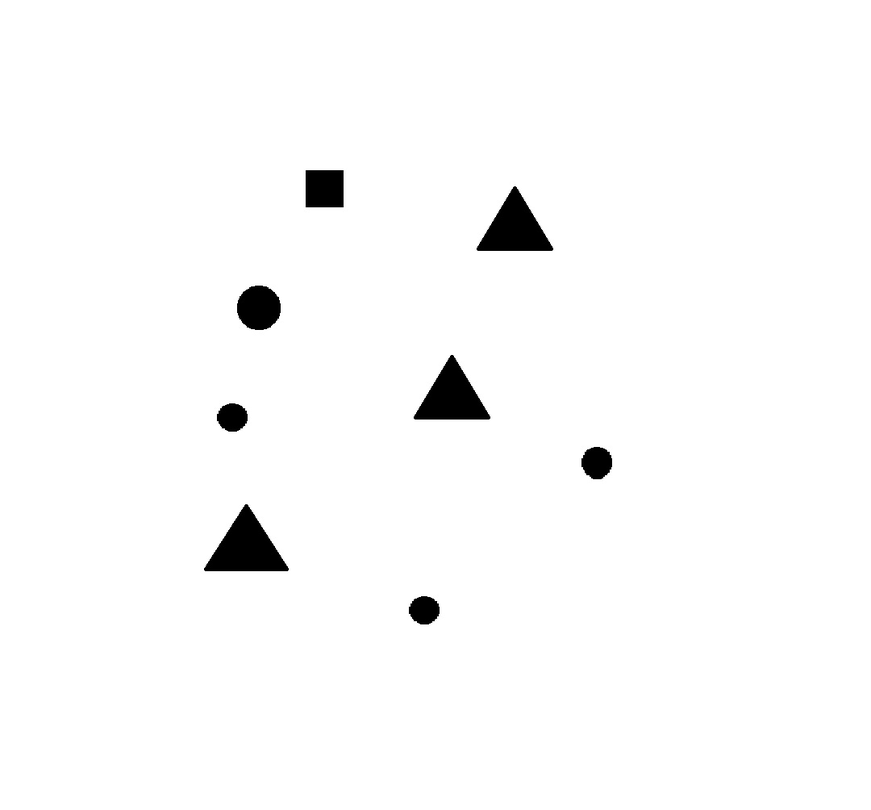
#> input picture Algorithm/ShapeFinder/Python-OpenCV-CounterNumber/test_file/test_1.png, 871 x 810 px, shrunk from 1080 x 1004 before the run, found by its file name
$ python shape_finder.py   (older library calls are emulated)
#> lines starting #> are read from the running program, lines starting #| are printed output that depends on the picture; after the words box and inside, x2 and y2 are one past the last pixel; in counts of white or black regions, pixels touching at a corner belong together
import numpy as np
import cv2

img = cv2.imread('test_1.png')
#> img is the input picture: shape (810, 871, 3); min 0, max 255, mean 250.2
gray = cv2.cvtColor(img, cv2.COLOR_BGR2GRAY)

ret,thresh = cv2.threshold(gray,127,255,1)
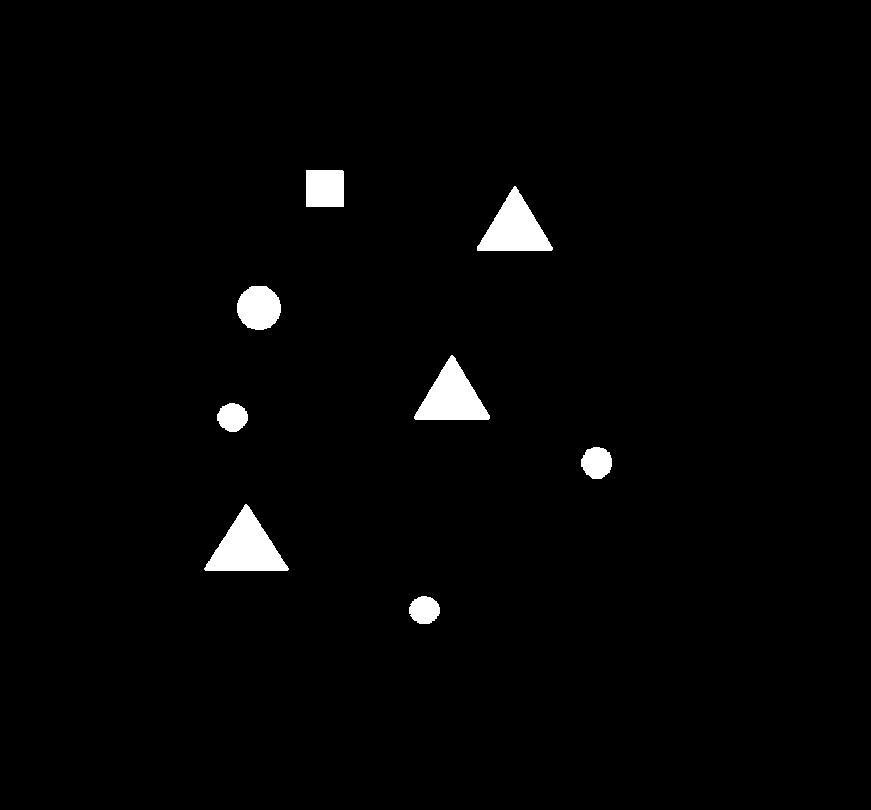
#> thresh: shape (810, 871); 1.9% white; 8 white regions
img2,contours,h = cv2.findContours(thresh,1,2)
#> contours = 8 contours; box (x1, y1, x2, y2) and area: (204, 504, 289, 571) 2889, (414, 355, 490, 420) 2570, (477, 186, 553, 251) 2542, (237, 286, 281, 330) 1468, (306, 170, 344, 207) 1332, (581, 447, 612, 479) 726, (217, 403, 248, 432) 634, (409, 596, 440, 624) 628; h = [[1, -1, -1, -1], [2, 0, -1, -1], [3, 1, -1, -1], [4, 2, -1, -1], [5, 3, -1, -1], [6, 4, -1, -1], [7, 5, -1, -1], [-1, 6, -1, -1]]
#contours,h = cv2.findContours(thresh,1,2)

for cnt in contours:
    approx = cv2.approxPolyDP(cnt,0.01*cv2.arcLength(cnt,True),True)
    print(len(approx))
    if len(approx)==5:
        print("pentagon")
        cv2.drawContours(img,[cnt],0,255,-1)
    elif len(approx)==3:
        print("triangle")
        cv2.drawContours(img,[cnt],0,(0,255,0),-1)
    elif len(approx)==4:
        print("square")
        cv2.drawContours(img,[cnt],0,(0,0,255),-1)
    elif len(approx) == 9:
        print("half-circle")
        cv2.drawContours(img,[cnt],0,(255,255,0),-1)
    elif len(approx) > 15:
        print("circle")
        cv2.drawContours(img,[cnt],0,(0,255,255),-1)
#> this loop made 8 passes
#> approx on passes 2, 5, 7, 8: [[204, 568], [288, 569], [246, 504]], [[414, 416], [415, 419], [489, 418], [452, 355]], [[552, 247], [514, 186], [477, 250], [551, 250]], [[306, 170], [306, 206], [343, 206], [342, 170]]
#| 16
#| circle
#| 3
#| triangle
#| 13
#| 13
#| 4
#| square
#| 11
#| 4
#> (further printed lines are left out)
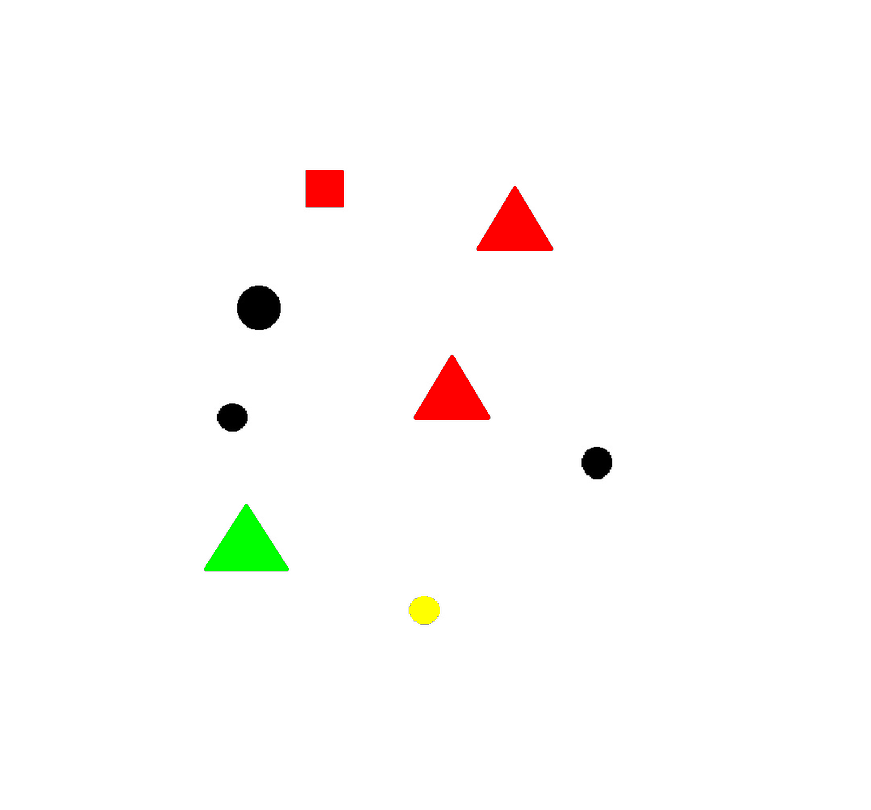
#> img: shape (810, 871, 3); 1.47% of pixels changed, all inside (x1, y1, x2, y2) = (204, 170, 553, 624)

cv2.imshow('img',img)
cv2.waitKey(0)
cv2.destroyAllWindows()

$ run again, with Algorithm/ShapeFinder/Python-OpenCV-CounterNumber/test_file/test_2.png copied over Algorithm/ShapeFinder/Python-OpenCV-CounterNumber/test_file/test_1.png
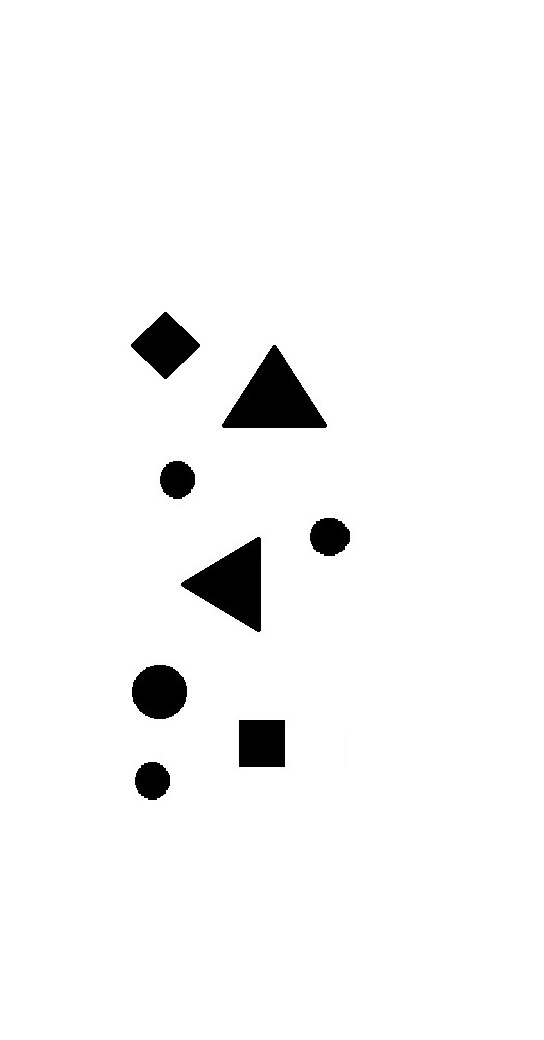
#> input picture Algorithm/ShapeFinder/Python-OpenCV-CounterNumber/test_file/test_2.png, 544 x 1040 px, found by its file name
#> img is the input picture: shape (1040, 544, 3); min 0, max 255, mean 246.5
#> `ret,thresh = cv2.threshold(gray,127,255,1)`:
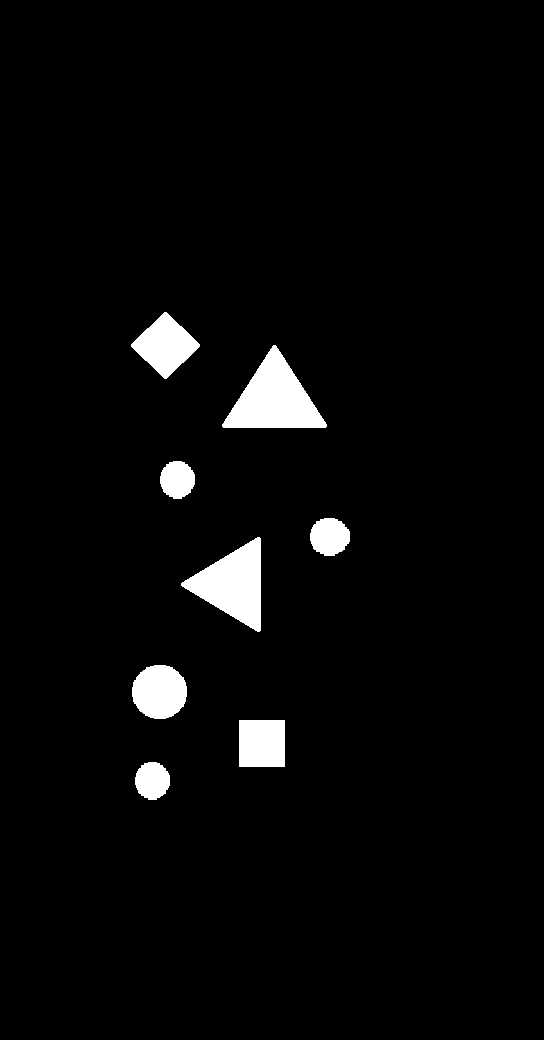
#> thresh: shape (1040, 544); 3.3% white; 8 white regions
#> contours = 8 contours; box (x1, y1, x2, y2) and area: (222, 345, 327, 428) 4494, (181, 537, 261, 632) 3929, (131, 312, 200, 379) 2376, (132, 665, 187, 719) 2273, (239, 720, 285, 767) 2070, (310, 518, 350, 556) 1126, (135, 762, 170, 800) 978, (160, 461, 195, 499) 978; h = [[1, -1, -1, -1], [2, 0, -1, -1], [3, 1, -1, -1], [4, 2, -1, -1], [5, 3, -1, -1], [6, 4, -1, -1], [7, 5, -1, -1], [-1, 6, -1, -1]]
#> the loop `for cnt in contours:` made 8 passes
#> approx on passes 2, 4, 7, 8: [[239, 720], [239, 766], [284, 766], [284, 720]], [[257, 537], [181, 585], [259, 631], [260, 538]], [[222, 424], [326, 426], [275, 345]], [[164, 312], [131, 346], [166, 378], [199, 344]]
#> (printed output is left out)
#> after the loop `for cnt in contours:`:
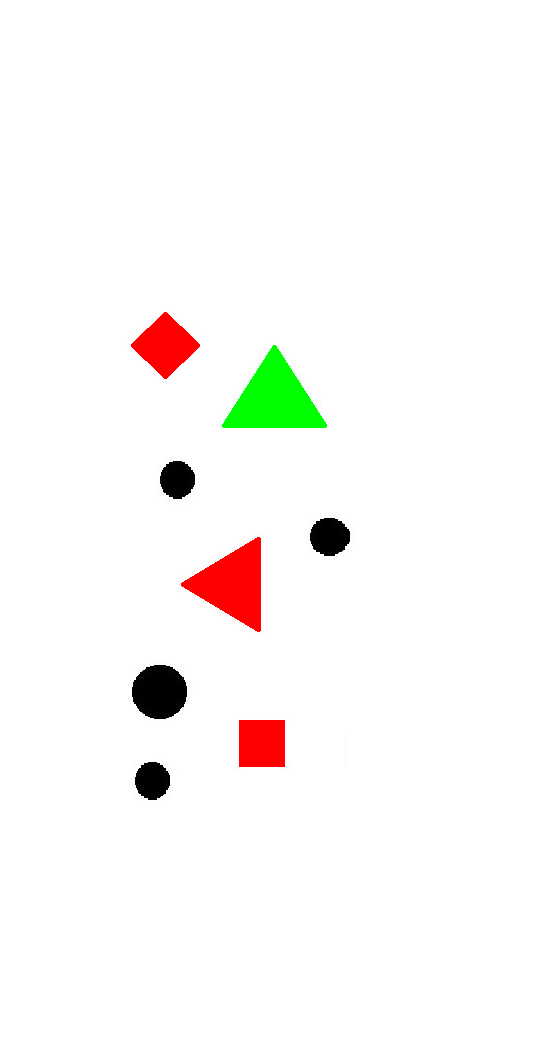
#> img: shape (1040, 544, 3); 2.35% of pixels changed, all inside (x1, y1, x2, y2) = (131, 312, 327, 767)

$ run again, with Algorithm/ShapeFinder/Python-OpenCV-CounterNumber/test_file/test_4.png copied over Algorithm/ShapeFinder/Python-OpenCV-CounterNumber/test_file/test_1.png
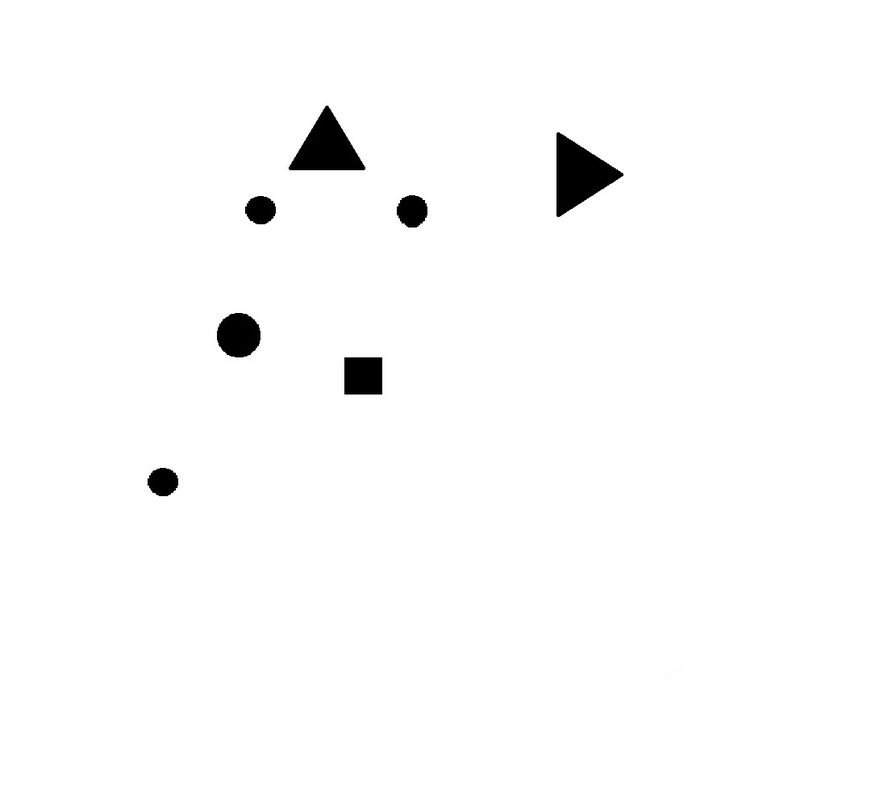
#> input picture Algorithm/ShapeFinder/Python-OpenCV-CounterNumber/test_file/test_4.png, 871 x 810 px, shrunk from 1080 x 1004 before the run, found by its file name
#> img is the input picture: shape (810, 871, 3); min 0, max 255, mean 251.1
#> `ret,thresh = cv2.threshold(gray,127,255,1)`:
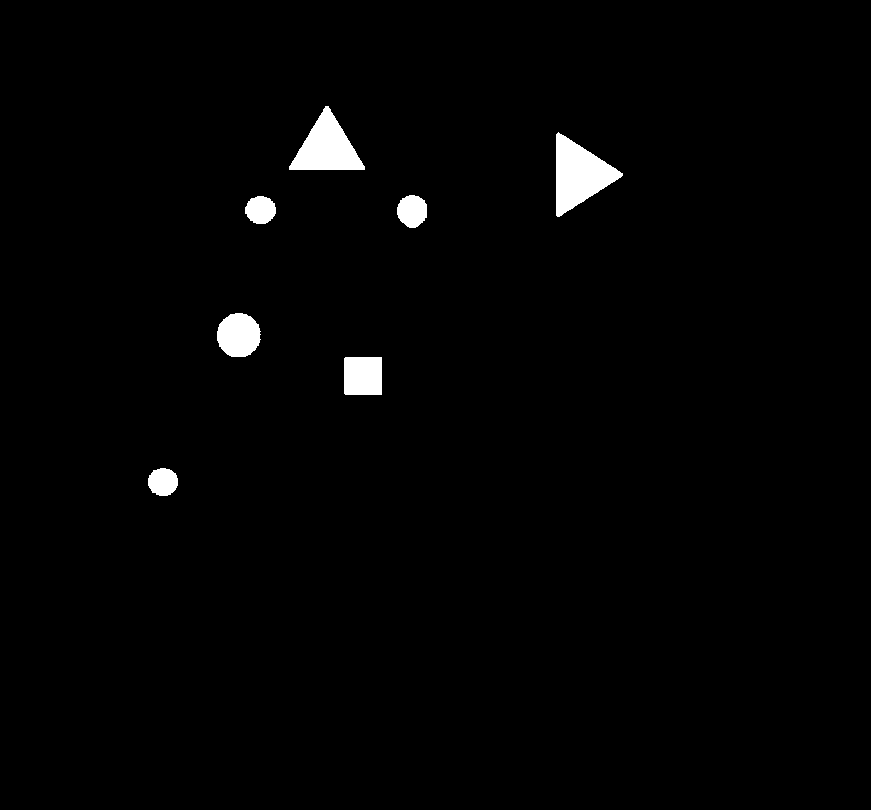
#> thresh: shape (810, 871); 1.5% white; 7 white regions
#> contours = 7 contours; box (x1, y1, x2, y2) and area: (556, 132, 623, 217) 2940, (289, 106, 365, 170) 2517, (217, 313, 261, 357) 1464, (344, 357, 382, 395) 1368, (397, 195, 427, 228) 726, (245, 196, 276, 224) 630, (148, 468, 178, 496) 623; h = [[1, -1, -1, -1], [2, 0, -1, -1], [3, 1, -1, -1], [4, 2, -1, -1], [5, 3, -1, -1], [6, 4, -1, -1], [-1, 5, -1, -1]]
#> the loop `for cnt in contours:` made 7 passes
#> approx on passes 2, 6, 7: [[345, 357], [344, 393], [381, 394], [381, 357]], [[558, 132], [557, 216], [622, 175]], [[289, 169], [364, 169], [328, 106], [323, 109]]
#> (printed output is left out)
#> after the loop `for cnt in contours:`:
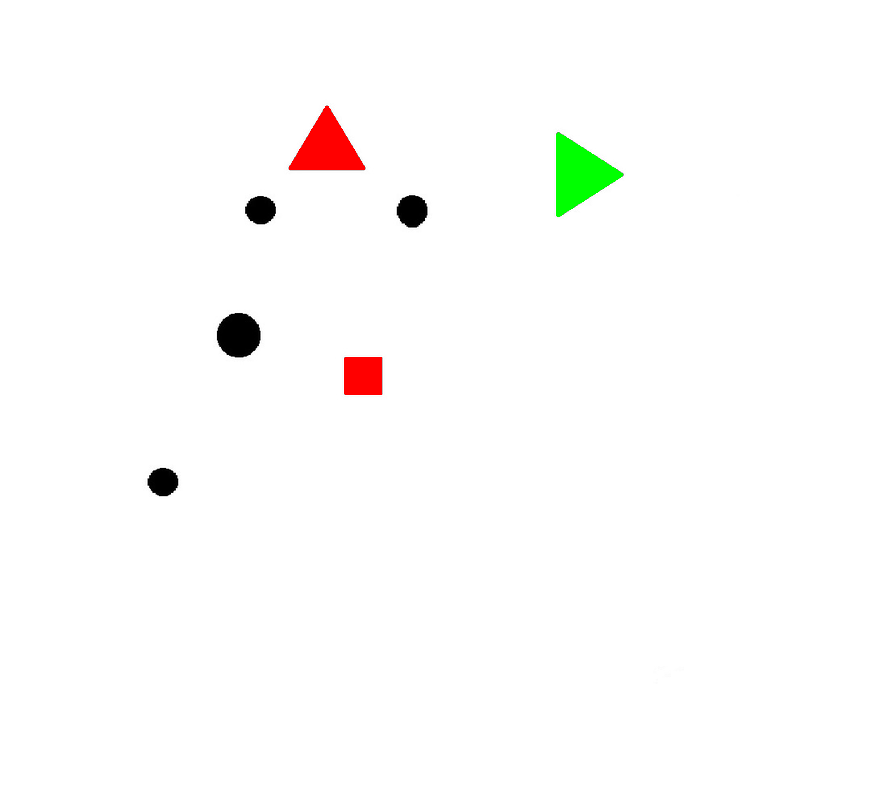
#> img: shape (810, 871, 3); 1.01% of pixels changed, all inside (x1, y1, x2, y2) = (289, 106, 623, 395)

$ run again, with Algorithm/ShapeFinder/Python-OpenCV-CounterNumber/test_file/test_5.png copied over Algorithm/ShapeFinder/Python-OpenCV-CounterNumber/test_file/test_1.png
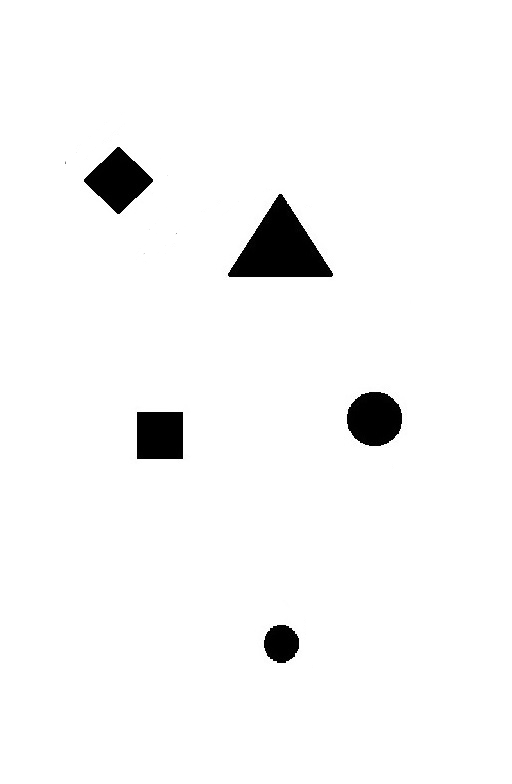
#> input picture Algorithm/ShapeFinder/Python-OpenCV-CounterNumber/test_file/test_5.png, 512 x 784 px, found by its file name
#> img is the input picture: shape (784, 512, 3); min 0, max 255, mean 247
#> `ret,thresh = cv2.threshold(gray,127,255,1)`:
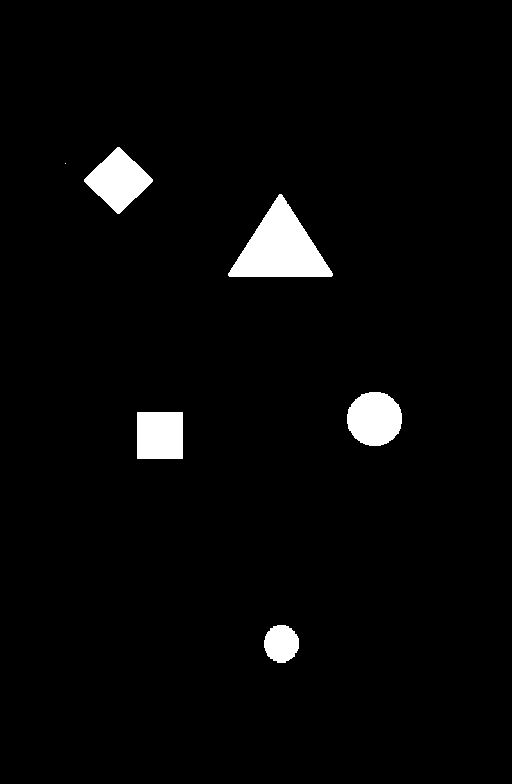
#> thresh: shape (784, 512); 3.1% white; 6 white regions (1 under 20 px)
#> contours = 6 contours, 1 with area under 20; largest, box (x1, y1, x2, y2) and area: (228, 194, 333, 277) 4492, (84, 147, 153, 214) 2376, (347, 392, 402, 446) 2273, (137, 412, 183, 459) 2070, (264, 625, 299, 663) 978; h = [[1, -1, -1, -1], [2, 0, -1, -1], [3, 1, -1, -1], [4, 2, -1, -1], [5, 3, -1, -1], [-1, 4, -1, -1]]
#> the loop `for cnt in contours:` made 6 passes
#> approx on passes 2, 4, 5, 6: [[137, 412], [137, 458], [182, 458], [182, 412]], [[228, 273], [332, 275], [281, 194]], [[65, 163]], [[117, 147], [84, 181], [119, 213], [152, 179]]
#> (printed output is left out)
#> after the loop `for cnt in contours:`:
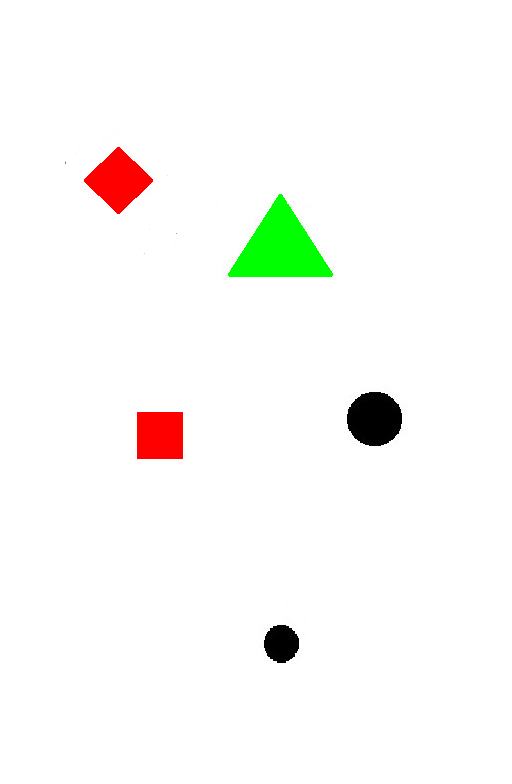
#> img: shape (784, 512, 3); 2.3% of pixels changed, all inside (x1, y1, x2, y2) = (84, 147, 333, 459)
